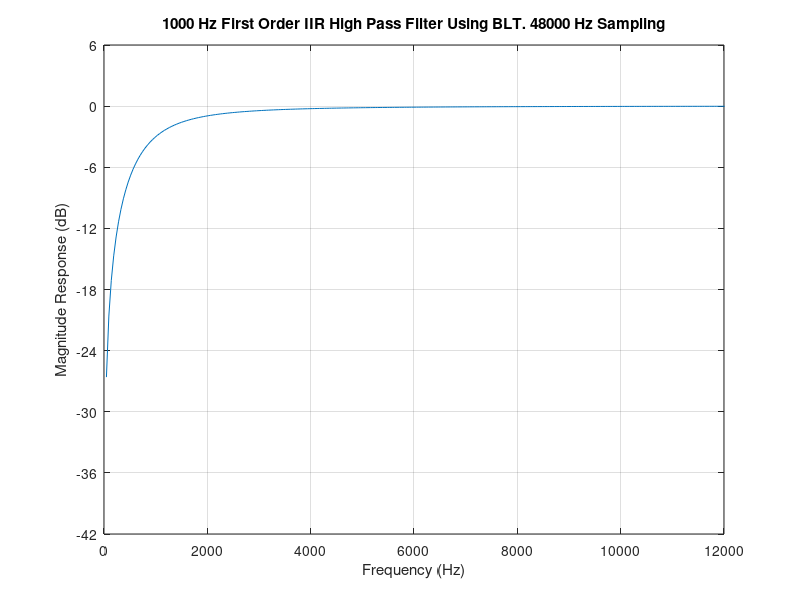

Reproduce this figure in MATLAB.
% IIR_HP_1.m
% Calculating IIR filter coefficients of 2nd Order IIR Filter 

% Numerator coefficients

B0 = 30766;
B1 = -30766 ;
B2 = 0;

% Denominator coefficients

A0 = 32767;        % Always 1.0000
A1 = -28736;
A2 = 0;

b = [B0 B1 B2];
a = [A0 A1 A2];

Fs = 48000          % Sampling frequency 
[H,f] = freqz ( b, a, 512, Fs);
magnitude = 20 * log10(abs(H));
plot ( f, magnitude), grid on
xlabel ('Frequency (Hz)');
ylabel ('Magnitude Response (dB)');
title ('1000 Hz First Order IIR High Pass Filter Using BLT. 48000 Hz Sampling');
set (gca, 'xlim', [0, 12000])
set (gca, 'XTick', [0, 2000, 4000, 6000, 8000, 10000, 12000])
set (gca, 'XTickLabel', [0 2000 4000 6000 8000 10000, 12000])
set (gca, 'ylim', [-42, 6])
set (gca, 'YTick', [-42, -36, -30, -24, -18, -12, -6, 0, 6])
set (gca, 'YTickLabel', [-42, -36,-30, -24, -18, -12, -6, 0, 6])
%zplane ( b, a)
